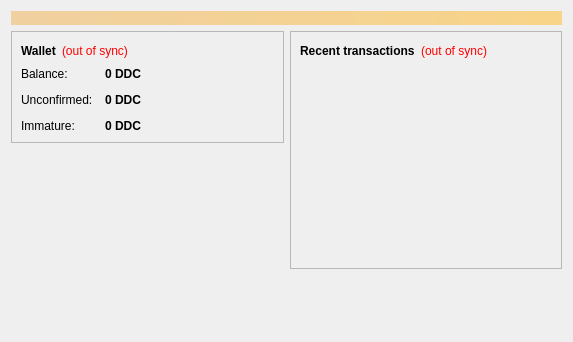
<?xml version="1.0" encoding="UTF-8"?>
<ui version="4.0">
 <class>OverviewPage</class>
 <widget class="QWidget" name="OverviewPage">
  <property name="geometry">
   <rect>
    <x>0</x>
    <y>0</y>
    <width>573</width>
    <height>342</height>
   </rect>
  </property>
  <property name="windowTitle">
   <string>Form</string>
  </property>
  <layout class="QVBoxLayout" name="topLayout">
   <item>
    <widget class="QLabel" name="labelAlerts">
     <property name="visible">
      <bool>false</bool>
     </property>
     <property name="styleSheet">
      <string notr="true">background-color: qlineargradient(x1: 0, y1: 0, x2: 1, y2: 0, stop:0 #F0D0A0, stop:1 #F8D488); color:#000000;</string>
     </property>
     <property name="wordWrap">
      <bool>true</bool>
     </property>
     <property name="margin">
      <number>3</number>
     </property>
    </widget>
   </item>
   <item>
    <layout class="QHBoxLayout" name="horizontalLayout" stretch="1,1">
     <item>
      <layout class="QVBoxLayout" name="verticalLayout_2">
       <item>
        <widget class="QFrame" name="frame">
         <property name="frameShape">
          <enum>QFrame::StyledPanel</enum>
         </property>
         <property name="frameShadow">
          <enum>QFrame::Raised</enum>
         </property>
         <layout class="QVBoxLayout" name="verticalLayout_4">
          <item>
           <layout class="QHBoxLayout" name="horizontalLayout_4">
            <item>
             <widget class="QLabel" name="label_5">
              <property name="font">
               <font>
                <weight>75</weight>
                <bold>true</bold>
               </font>
              </property>
              <property name="text">
               <string>Wallet</string>
              </property>
             </widget>
            </item>
            <item>
             <widget class="QLabel" name="labelWalletStatus">
              <property name="toolTip">
               <string>The displayed information may be out of date. Your wallet automatically synchronizes with the Bitcoin network after a connection is established, but this process has not completed yet.</string>
              </property>
              <property name="styleSheet">
               <string notr="true">QLabel { color: red; }</string>
              </property>
              <property name="text">
               <string notr="true">(out of sync)</string>
              </property>
              <property name="alignment">
               <set>Qt::AlignLeading|Qt::AlignLeft|Qt::AlignVCenter</set>
              </property>
             </widget>
            </item>
            <item>
             <spacer name="horizontalSpacer_2">
              <property name="orientation">
               <enum>Qt::Horizontal</enum>
              </property>
              <property name="sizeHint" stdset="0">
               <size>
                <width>40</width>
                <height>20</height>
               </size>
              </property>
             </spacer>
            </item>
           </layout>
          </item>
          <item>
           <layout class="QFormLayout" name="formLayout_2">
            <property name="fieldGrowthPolicy">
             <enum>QFormLayout::AllNonFixedFieldsGrow</enum>
            </property>
            <property name="horizontalSpacing">
             <number>12</number>
            </property>
            <property name="verticalSpacing">
             <number>12</number>
            </property>
            <item row="0" column="0">
             <widget class="QLabel" name="label">
              <property name="text">
               <string>Balance:</string>
              </property>
             </widget>
            </item>
            <item row="0" column="1">
             <widget class="QLabel" name="labelBalance">
              <property name="font">
               <font>
                <weight>75</weight>
                <bold>true</bold>
               </font>
              </property>
              <property name="cursor">
               <cursorShape>IBeamCursor</cursorShape>
              </property>
              <property name="toolTip">
               <string>Your current balance</string>
              </property>
              <property name="text">
               <string notr="true">0 DDC</string>
              </property>
              <property name="textInteractionFlags">
               <set>Qt::LinksAccessibleByMouse|Qt::TextSelectableByKeyboard|Qt::TextSelectableByMouse</set>
              </property>
             </widget>
            </item>
            <item row="1" column="0">
             <widget class="QLabel" name="label_3">
              <property name="text">
               <string>Unconfirmed:</string>
              </property>
             </widget>
            </item>
            <item row="1" column="1">
             <widget class="QLabel" name="labelUnconfirmed">
              <property name="font">
               <font>
                <weight>75</weight>
                <bold>true</bold>
               </font>
              </property>
              <property name="cursor">
               <cursorShape>IBeamCursor</cursorShape>
              </property>
              <property name="toolTip">
               <string>Total of transactions that have yet to be confirmed, and do not yet count toward the current balance</string>
              </property>
              <property name="text">
               <string notr="true">0 DDC</string>
              </property>
              <property name="textInteractionFlags">
               <set>Qt::LinksAccessibleByMouse|Qt::TextSelectableByKeyboard|Qt::TextSelectableByMouse</set>
              </property>
             </widget>
            </item>
            <item row="2" column="0">
             <widget class="QLabel" name="labelImmatureText">
              <property name="text">
               <string>Immature:</string>
              </property>
             </widget>
            </item>
            <item row="2" column="1">
             <widget class="QLabel" name="labelImmature">
              <property name="font">
               <font>
                <weight>75</weight>
                <bold>true</bold>
               </font>
              </property>
              <property name="toolTip">
               <string>Mined balance that has not yet matured</string>
              </property>
              <property name="text">
               <string notr="true">0 DDC</string>
              </property>
              <property name="textInteractionFlags">
               <set>Qt::LinksAccessibleByMouse|Qt::TextSelectableByKeyboard|Qt::TextSelectableByMouse</set>
              </property>
             </widget>
            </item>
           </layout>
          </item>
         </layout>
        </widget>
       </item>
       <item>
        <spacer name="verticalSpacer">
         <property name="orientation">
          <enum>Qt::Vertical</enum>
         </property>
         <property name="sizeHint" stdset="0">
          <size>
           <width>20</width>
           <height>40</height>
          </size>
         </property>
        </spacer>
       </item>
      </layout>
     </item>
     <item>
      <layout class="QVBoxLayout" name="verticalLayout_3">
       <item>
        <widget class="QFrame" name="frame_2">
         <property name="frameShape">
          <enum>QFrame::StyledPanel</enum>
         </property>
         <property name="frameShadow">
          <enum>QFrame::Raised</enum>
         </property>
         <layout class="QVBoxLayout" name="verticalLayout">
          <item>
           <layout class="QHBoxLayout" name="horizontalLayout_2">
            <item>
             <widget class="QLabel" name="label_4">
              <property name="text">
               <string>&lt;b&gt;Recent transactions&lt;/b&gt;</string>
              </property>
             </widget>
            </item>
            <item>
             <widget class="QLabel" name="labelTransactionsStatus">
              <property name="toolTip">
               <string>The displayed information may be out of date. Your wallet automatically synchronizes with the Bitcoin network after a connection is established, but this process has not completed yet.</string>
              </property>
              <property name="styleSheet">
               <string notr="true">QLabel { color: red; }</string>
              </property>
              <property name="text">
               <string notr="true">(out of sync)</string>
              </property>
              <property name="alignment">
               <set>Qt::AlignRight|Qt::AlignTrailing|Qt::AlignVCenter</set>
              </property>
             </widget>
            </item>
            <item>
             <spacer name="horizontalSpacer">
              <property name="orientation">
               <enum>Qt::Horizontal</enum>
              </property>
              <property name="sizeHint" stdset="0">
               <size>
                <width>40</width>
                <height>20</height>
               </size>
              </property>
             </spacer>
            </item>
           </layout>
          </item>
          <item>
           <widget class="QListView" name="listTransactions">
            <property name="styleSheet">
             <string notr="true">QListView { background: transparent; }</string>
            </property>
            <property name="frameShape">
             <enum>QFrame::NoFrame</enum>
            </property>
            <property name="verticalScrollBarPolicy">
             <enum>Qt::ScrollBarAlwaysOff</enum>
            </property>
            <property name="horizontalScrollBarPolicy">
             <enum>Qt::ScrollBarAlwaysOff</enum>
            </property>
            <property name="selectionMode">
             <enum>QAbstractItemView::NoSelection</enum>
            </property>
           </widget>
          </item>
         </layout>
        </widget>
       </item>
       <item>
        <spacer name="verticalSpacer_2">
         <property name="orientation">
          <enum>Qt::Vertical</enum>
         </property>
         <property name="sizeHint" stdset="0">
          <size>
           <width>20</width>
           <height>40</height>
          </size>
         </property>
        </spacer>
       </item>
      </layout>
     </item>
    </layout>
   </item>
  </layout>
 </widget>
 <resources/>
 <connections/>
</ui>
